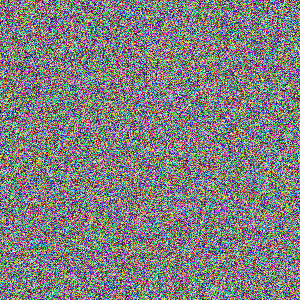
#> input picture adversarial/dataset/patches/noise.png, 300 x 300 px
$ python chi_square.py ../adversarial/dataset/patches/noise.png
#> lines starting #> are read from the running program, lines starting #| are printed output that depends on the picture
"""
Group 7: Chi-Square (3 features)
------------------------------------
chisq_max_pvalue, chisq_mean_pvalue, chisq_fraction_high

Classic Pairs-of-Values (PoV) chi-square LSB steganalysis test
(Westfeld & Pfitzmann, 2000). LSB embedding equalizes the frequencies
within each pair of values that differ only in their LSB (2k, 2k+1),
which the chi-square goodness-of-fit test is sensitive to. We slide the
test over successive prefixes of the image (in raster order) to get a
distribution of p-values rather than a single global one, since scattered/
partial payloads only equalize pair statistics in the embedded region.

NOTE: Experiment 005 (see EXPERIMENTS.md) tried replacing this growing-
cumulative-prefix windowing with fixed-size, non-overlapping 10000-pixel
blocks, on the theory that mixing wildly different sample sizes into one
p-value distribution was adding noise. Result: chi-square's per-feature AUC
collapsed from 0.674 (SROIE) to 0.506 (essentially random) -- a clear,
uniform failure across all three datasets, not just SROIE. Rejected and
reverted. This file reflects the original Experiment 002 (growing-prefix)
implementation. The fixed-window version and its frozen (worse) results are
preserved in outputs/model_exp005_rf_chisq_frozen.pkl for reference, not as
the active implementation.
"""
import numpy as np
from scipy.stats import chisquare
from PIL import Image


def _load_grayscale_uint8(image_path_or_array):
#> called with image_path_or_array = '../adversarial/dataset/patches/noise.png'
    if isinstance(image_path_or_array, str):
        img = Image.open(image_path_or_array).convert("L")
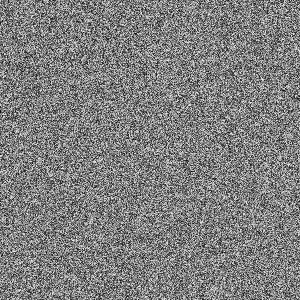
#> img: PIL image 300x300 L; min 2, max 252, mean 127.3
        return np.array(img, dtype=np.uint8)
    arr = np.asarray(image_path_or_array)
    if arr.ndim == 3:
        arr = (0.2989 * arr[..., 0] + 0.5870 * arr[..., 1] + 0.1140 * arr[..., 2])
    return np.clip(np.round(arr), 0, 255).astype(np.uint8)


def _pov_chisquare_pvalue(values: np.ndarray) -> float:
    """
    Chi-square PoV test on a flat array of pixel values.
    Pairs are (0,1), (2,3), ..., (254,255). Under the H1 (LSB-embedded)
    hypothesis, the two frequencies in each pair should be equal, so we
    compare observed counts to an "equalized" expected distribution built
    from the pair averages.
    """
    hist = np.bincount(values, minlength=256).astype(np.float64)
    observed = hist[0::2]  # counts for even values 2k
    observed_odd = hist[1::2]  # counts for odd values 2k+1
    pair_sum = observed + observed_odd
    expected = pair_sum / 2.0

    # drop pairs with no support to keep the test well-defined
    mask = pair_sum > 0
    obs = observed[mask]
    exp = expected[mask]
    if obs.size < 2:
        return 1.0

    # normalize observed sum to match expected sum exactly (chisquare requires this)
    obs_scaled = obs  # observed counts for the "2k" bin only, tested against exp
    total_obs = np.sum(obs_scaled)
    total_exp = np.sum(exp)
    if total_exp == 0:
        return 1.0
    exp_scaled = exp * (total_obs / total_exp)

    try:
        _, pvalue = chisquare(f_obs=obs_scaled, f_exp=exp_scaled)
    except ValueError:
        return 1.0
    if np.isnan(pvalue):
        return 1.0
    return float(pvalue)


def sliding_pov_pvalues(image_path_or_array, n_windows: int = 20, min_window_frac: float = 0.05) -> np.ndarray:
    """
    Compute PoV chi-square p-values over `n_windows` growing prefixes of the
    flattened (raster-order) pixel stream, from min_window_frac of the image
    up to the full image. High p-values (fail to reject H0 of "no embedding
    equalization detected... actually here high p-value under our expected
    construction indicates values ARE close to equalized, i.e. more
    stego-like) are the signal of interest.
    """
    gray = _load_grayscale_uint8(image_path_or_array)
    flat = gray.ravel()
    n = flat.size
#> n = 90000

    start = max(int(n * min_window_frac), 64)
#> start = 4500
    checkpoints = np.linspace(start, n, n_windows, dtype=int)
#> checkpoints = 20 values from 4500 to 90000

    pvalues = []
    for end in checkpoints:
        window = flat[:end]
        pvalues.append(_pov_chisquare_pvalue(window))
#> this loop made 20 passes
#> (total_obs in _pov_chisquare_pvalue, total_exp in _pov_chisquare_pvalue) on passes 1 to 12: (2272, 2250), (4502, 4500), (6805, 6750), (9041, 9000), (11302, 11250), (13565, 13500), (15817, 15750), (18105, 18000), (20384, 20250), (22626, 22500), (24849, 24750), (27143, 27000)
#> after the loop, pvalues = [1, 1, 1, 1, 1, 1, 1, 1, 1, 1, 1, 1, 1, 1, 1, 1, 1, 1, 1, 1]
    return np.array(pvalues, dtype=np.float64)


def chisq_max_pvalue(pvalues: np.ndarray) -> float:
    return float(np.max(pvalues)) if pvalues.size else 0.0


def chisq_mean_pvalue(pvalues: np.ndarray) -> float:
    return float(np.mean(pvalues)) if pvalues.size else 0.0


def chisq_fraction_high(pvalues: np.ndarray, threshold: float = 0.5) -> float:
    """Fraction of windows whose p-value exceeds `threshold`."""
    if pvalues.size == 0:
        return 0.0
    return float(np.sum(pvalues > threshold) / pvalues.size)


def extract_chisq_features(image_path_or_array) -> np.ndarray:
    """Returns [chisq_max_pvalue, chisq_mean_pvalue, chisq_fraction_high], in frozen order."""
    pvalues = sliding_pov_pvalues(image_path_or_array)
#> pvalues = 20 values, max 1 at index 19, min 1 at index 1, mean 1
    return np.array(
        [chisq_max_pvalue(pvalues), chisq_mean_pvalue(pvalues), chisq_fraction_high(pvalues)],
        dtype=np.float64,
    )


if __name__ == "__main__":
    import sys
    if len(sys.argv) > 1:
        print(extract_chisq_features(sys.argv[1]))
